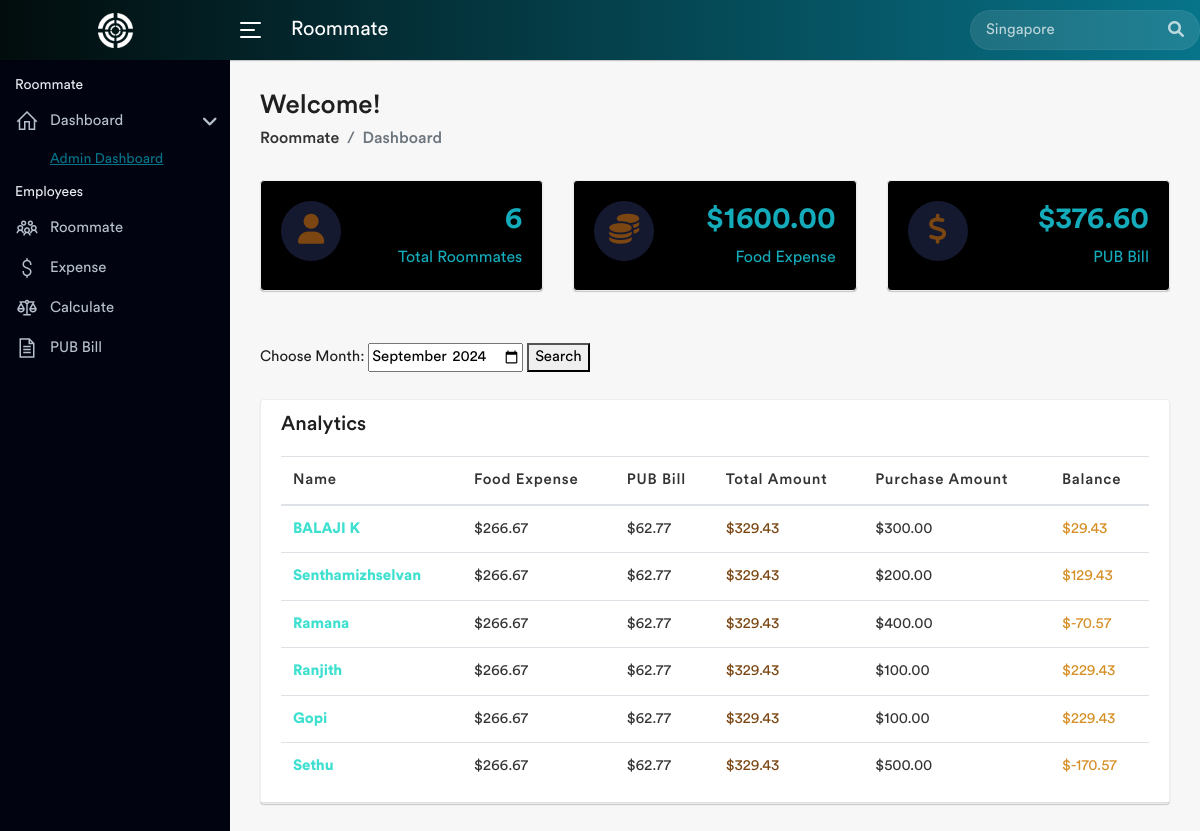
The page / on the database its author committed.
### our_expense/models.py (models this page shows)
class AddRoommateModel(models.Model):
    name = models.CharField(max_length=100)
    phone = models.IntegerField()
    joined_date = models.DateField()

### our_expense/views.py (the view)
# urls.py: path('', views.Dashboard.as_view()),
class Dashboard(View):
    def get(self, request):
        selected_month = request.GET.get('month')
        if not selected_month:
            current_date = timezone.now()
            default_month = 9
            default_year = current_date.year
            selected_month = f'{default_year}-{default_month:02d}'
            year, month = default_year, default_month
        else:
            year, month = map(int, selected_month.split('-'))
        roommate_count = 0
        total_expense_this_month = 0
        last_pub_bill_amount = 0
        data_table = []
        if month == 9:
            roommate_count = models.AddRoommateModel.objects.count()
            expense_data = models.ExpenseModel.objects.filter(
                date__year=year, date__month=month
            ).aggregate(total_expense=Sum('price'))
            total_expense_this_month = expense_data['total_expense'] or 0
            pub_bill = models.PUB_BillModel.objects.order_by('Current_EB_Date').first()
            last_pub_bill_amount = pub_bill.total_amt if pub_bill else 0
            roommates = models.AddRoommateModel.objects.all()
            pub_bill_per_person = last_pub_bill_amount / roommates.count() if roommates.exists() else 0
            for roommate in roommates:
                total_purchase = models.ExpenseModel.objects.filter(
                    name=roommate, date__year=year, date__month=month
                ).aggregate(Sum('price'))['price__sum'] or 0
                food_expense_per_person = total_expense_this_month / roommates.count() if roommates.exists() else 0
                total_amount = food_expense_per_person + pub_bill_per_person
                balance = total_amount - total_purchase
                data_table.append({
                    'name': roommate.name,
                    'food_expense': f"${food_expense_per_person:.2f}",
                    'pub_bill': f"${pub_bill_per_person:.2f}",
                    'total_amount': f"${total_amount:.2f}",
                    'purchase_amount': f"${total_purchase:.2f}",
                    'balance': f"${balance:.2f}",
                })
        datas = {
            'roommate_count': roommate_count,
            'total_expense_this_month': f"${total_expense_this_month:.2f}",
            'last_pub_bill_amount': f"${last_pub_bill_amount:.2f}",
            'data_table': data_table,
            'selected_month': selected_month,  }
        return render(request, 'dashboard.html', datas)

### templates/dashboard.html (shortened to what this page needs)
{%load static%}
<!DOCTYPE html>
<html lang="en">
    <head>
        <link rel="stylesheet" href="{% static "assets/css/bootstrap.min.css" %}">
        <link rel="stylesheet" href="{% static "assets/css/font-awesome.min.css" %}">
        <link rel="stylesheet" href="{% static "assets/css/line-awesome.min.css" %}">
		<link rel="stylesheet" href="{% static "assets/plugins/morris/morris.css" %}">
        <link rel="stylesheet" href="{% static "assets/css/style.css" %}">
		<link rel="stylesheet" href="https://cdnjs.cloudflare.com/ajax/libs/font-awesome/6.0.0-beta3/css/all.min.css">
    </head>
    <body>
        <div class="main-wrapper">
            <div class="header">
                <div class="header-left">
                    <a href="/" class="logo">
						<img src="{% static "assets/img/logo.png" %}" width="35" height="35" alt="">
					</a>
                </div>
				<a id="toggle_btn" href="javascript:void(0);">
					<span class="bar-icon">
						<span></span>
						<span></span>
						<span></span>
					</span>
				</a>
                <div class="page-title-box">
					<h3>Roommate</h3>
                </div>
				<ul class="nav user-menu">
					<li class="nav-item">
						<div class="top-nav-search">
							<form action="/">
								<input class="form-control" type="text" placeholder="Singapore">
								<button class="btn" type="submit"><i class="fa fa-search"></i></button>
							</form>
						</div>
					</li>
				</ul>
            </div>
            <div class="sidebar" id="sidebar">
                <div class="sidebar-inner slimscroll">
					<div id="sidebar-menu" class="sidebar-menu">
						<ul>
							<li class="menu-title">
								<span>Roommate</span>
							</li>
							<li class="submenu">
								<a href="#"><i class="la la-home"></i> <span> Dashboard</span> <span class="menu-arrow"></span></a>
								<ul style="display: none;">
									<li><a class="active" href="/">Admin Dashboard</a></li>
								</ul>
							</li>
							<li class="menu-title">
								<span>Employees</span>
							</li>
							<li>
								<a href="addroommate"><i class="la la-users"></i> <span>Roommate</span></a>
							</li>
							<li>
								<a href="/expense"><i class="la la-dollar"></i> <span>Expense</span></a>
							</li>
							<li>
								<a href="/calculate_expense"><i class="la la-balance-scale"></i> <span>Calculate</span></a>
							</li>
							<li>
								<a href="/PUB_bill"><i class="la la-file-text"></i> <span>PUB Bill</span></a>
							</li>
						</ul>
					</div>
                </div>
            </div>
            <div class="page-wrapper">
                <div class="content container-fluid">
					<div class="page-header">
						<div class="row">
							<div class="col-sm-12">
								<h3 class="page-title">Welcome!</h3>
								<ul class="breadcrumb">
									<li class="breadcrumb-item"><a href="/">Roommate</a></li>
                                    <li class="breadcrumb-item active">Dashboard</li>
								</ul>
							</div>
						</div>
					</div>
					<div class="row">
						<div class="col-md-6 col-sm-6 col-lg-6 col-xl-4">
							<div class="card dash-widget" style="background-color: #000000; color: #14abbb;">
								<div class="card-body">
									<span class="dash-widget-icon"><i class="fa fa-user"></i></span>
									<div class="dash-widget-info">
										<h3>{{ roommate_count }}</h3>
										<span>Total Roommates</span>
									</div>
								</div>
							</div>
						</div>
						<div class="col-md-6 col-sm-6 col-lg-6 col-xl-4">
							<div class="card dash-widget" style="background-color:  #000000; color: #14abbb;">
								<div class="card-body">
									<span class="dash-widget-icon"><i class="fas fa-coins"></i></span>
									<div class="dash-widget-info">
										<h3>{{ total_expense_this_month }}</h3>
										<span>Food Expense</span>
									</div>
								</div>
							</div>
						</div>
						<div class="col-md-6 col-sm-6 col-lg-6 col-xl-4">
							<div class="card dash-widget" style="background-color:  #000000; color: #14abbb;">
								<div class="card-body">
									<span class="dash-widget-icon"><i class="fa fa-dollar"></i></span>
									<div class="dash-widget-info">
										<h3>{{ last_pub_bill_amount }}</h3>
										<span>PUB Bill</span>
									</div>
								</div>
							</div>
						</div>
					</div>
					<br>
				<form method="GET" action="">
    <label for="month">Choose Month:</label>
    <input type="month" id="month" name="month" value="{{ selected_month }}">
    <button type="submit">Search</button>
</form><br>
				<div class="col-lg-14">
					<div class="card">
							<div class="card-header">
								<h4 class="card-title "> Analytics </h4>
								<table class="table table-nowrap mb-0">
									<thead>
										<tr>
											<th>Name</th>
											<th>Food Expense</th>
											<th>PUB Bill</th>
											<th>Total Amount</th>
											<th>Purchase Amount</th>
											<th>Balance</th>
										</tr>
									</thead>
									<tbody>
										{% for row in data_table %}
											<tr>
												<td  style="color: turquoise; font-weight: bold;">{{ row.name|capfirst }}</td>
												<td>{{ row.food_expense }}</td>
												<td>{{ row.pub_bill }}</td>
												<td  style="color: #7b4612;">{{ row.total_amount }}</td>
												<td>{{ row.purchase_amount }}</td>
												<td  style="color: #d68f26;">{{ row.balance }}</td>
											</tr>
										{% endfor %}
									</tbody>
								</table>
							</div>
					</div>
				</div>
            </div>
        </div>
    </body>
</html>

### rows shown on the page
AddRoommateModel: name "BALAJI K"
AddRoommateModel: name "Senthamizhselvan"
AddRoommateModel: name "Ramana"
AddRoommateModel: name "Ranjith"
AddRoommateModel: name "Gopi"
AddRoommateModel: name "Sethu"

### other values the page prints
{{ roommate_count }} "6"
{{ total_expense_this_month }} "$1600.00"
{{ last_pub_bill_amount }} "$376.60"
{{ row.food_expense }} "$266.67" "$266.67" "$266.67" "$266.67" "$266.67" "$266.67"
{{ row.pub_bill }} "$62.77" "$62.77" "$62.77" "$62.77" "$62.77" "$62.77"
{{ row.total_amount }} "$329.43" "$329.43" "$329.43" "$329.43" "$329.43" "$329.43"
{{ row.purchase_amount }} "$300.00" "$200.00" "$400.00" "$100.00" "$100.00" "$500.00"
{{ row.balance }} "$29.43" "$129.43" "$-70.57" "$229.43" "$229.43" "$-170.57"
